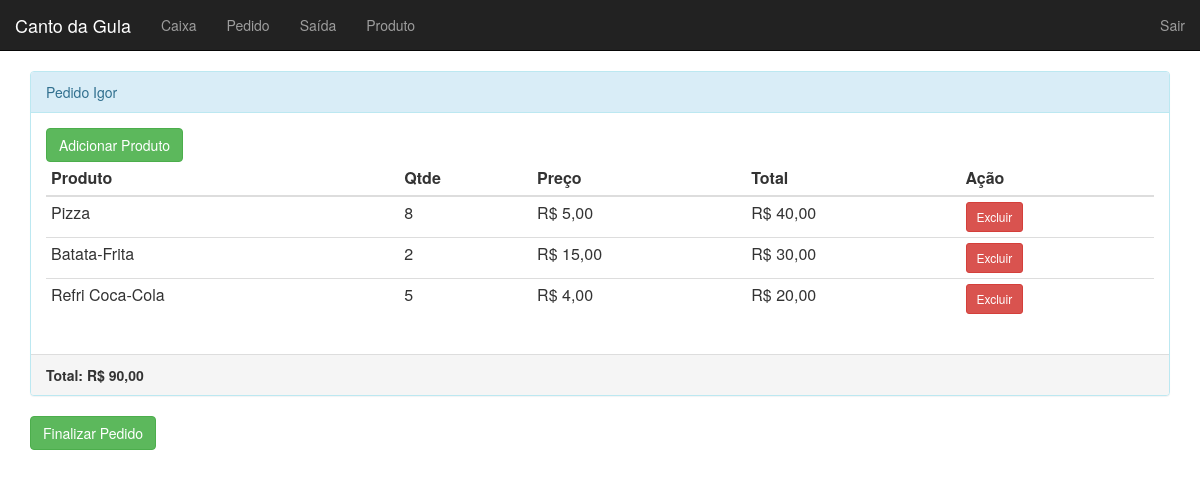
Page /pedido/ver/1 (signed in) on the committed database.
### tables this page shows
CREATE TABLE `pedido` (
  `id` int(11) NOT NULL AUTO_INCREMENT,
  `nome` varchar(30) DEFAULT NULL,
  `dt_pedido` date DEFAULT NULL,
  `valor_total` double DEFAULT NULL,
  `status` int(11) NOT NULL,
  `pagamento` varchar(10) DEFAULT NULL,
  PRIMARY KEY (`id`)
);

CREATE TABLE `pedido_produto` (
  `id` int(11) NOT NULL AUTO_INCREMENT,
  `id_pedido` int(11) NOT NULL,
  `id_produto` int(11) NOT NULL,
  `qtde` int(11) NOT NULL,
  PRIMARY KEY (`id`)
);

CREATE TABLE `produto` (
  `id` int(11) NOT NULL AUTO_INCREMENT,
  `nome` varchar(50) NOT NULL,
  `preco_venda` double NOT NULL,
  `preco_custo` double DEFAULT NULL,
  `status` tinyint(4) NOT NULL,
  `descricao` text,
  PRIMARY KEY (`id`)
);

### core/controller.php (called while the page is built, shortened)
<?php
class controller {
    public function loadTemplate($viewName, $viewData = array()){
        include 'views/template.php';
    }
    public function loadViewInTemplate($viewName, $viewData = array()){
        extract($viewData);
        include 'views/'.$viewName.'.php';
    }
}
?>

### controllers/pedidoController.php (called while the page is built, shortened)
<?php
class pedidoController extends controller {
    public function ver($id_pedido) {
        $dados = array(
            'pedido' => array()
        );
        $produto = new Produto();
        $dados['produtos'] = $produto->getProdutosPedido($id_pedido);
        $pedido = new Pedido();
        $dados['pedido'] = $pedido->getPedido($id_pedido);
        $this->loadTemplate('pedidoVer', $dados);
    }
}
?>

### core/core.php (called while the page is built, shortened)
<?php
class Core{
    public function run(){
        $url = (isset($_GET['q']))?"/".$_GET['q']:"";
        $params = array();
        if (!empty($url) && $url != '/') {
            $url = explode('/', $url);
            array_shift($url);
            array_shift($url);
            if (isset($url[0])) {
                    $currentAction = $url[0];
                    array_shift($url);
            } else {
                    $currentAction = 'index';
            }
            if (count($url) > 0) {
                    $params = $url;
            }
        } else {
            $currentController = 'homeController';
            $currentAction = 'index';
        }
        $c = new $currentController();
        call_user_func_array(array($c, $currentAction), $params);
    }
}
?>

### index.php (called while the page is built, shortened)
<?php
$core = new Core();
$core->run();
?>

### core/model.php (called while the page is built, shortened)
<?php
class model {
    public function __construct(){
        global $banco;
        $this->db = $banco;
    }
}
?>

### models/Pedido.php (called while the page is built, shortened)
<?php
class Pedido extends model {
    public function getPedido($id_pedido) {
        $array = array();
        $sql = "SELECT * FROM pedido WHERE id = '$id_pedido'";
        $sql = $this->db->query($sql);
        if ($sql->rowCount() > 0) {
            $array = $sql->fetch();
        }
        return $array;
    }
}

### models/Produto.php (called while the page is built, shortened)
<?php
class Produto extends model {
    public function getProdutosPedido($id_pedido){
        $array = array();
        $sql = "SELECT "
                . "pedido_produto.id, "
                . "pedido_produto.id_pedido, "
                . "pedido_produto.id_produto, "
                . "pedido_produto.qtde, "
                . "produto.nome, "
                . "produto.preco_venda, "
                . "produto.preco_custo, "
                . "produto.status, "
                . "produto.descricao "
                . "FROM pedido_produto "
                . "JOIN produto ON pedido_produto.id_produto = produto.id "
                . "WHERE pedido_produto.id_pedido = '$id_pedido'";
        $sql = $this->db->query($sql);
        if ($sql->rowCount() > 0) {
            $array = $sql->fetchAll();
        }
        return $array;
    }
}

### views/pedidoVer.php (the view, shortened to what this page needs)
<div class="row">
    <div class="col-md-12">
        <div class="panel panel-info">
            <div class="panel-heading">Pedido <?php echo $pedido['nome']; ?></div>
            <div class="panel-body">
                <a href="<?php echo BASE_URL."/pedido/adicionarProduto/".$pedido['id']; ?>" class="btn btn-success">Adicionar Produto</a>
                <table class="table table-condensed">
                    <thead>
                        <tr>
                            <th>Produto</th>
                            <th>Qtde</th>
                            <th>Preço</th>
                            <th>Total</th>
                            <th>Ação</th>
                        </tr>
                    </thead>
                    <tbody>
                        <?php foreach ($produtos as $produto): ?>
                        <tr>
                            <td><?php echo $produto['nome']; ?></td>
                            <td><?php echo $produto['qtde']; ?></td>
                            <td><?php echo "R$ ".number_format($produto['preco_venda'],2,',','.'); ?></td>
                            <?php
                            $totalp = $produto['qtde'] * $produto['preco_venda'];
                            ?>
                            <td><?php echo "R$ ".number_format($totalp,2,',','.'); ?></td>
                            <td>
                                <a href="<?php echo BASE_URL."/pedido/excluir/".$produto['id_pedido']."/".$produto['id_produto']."/".$produto['id']; ?>" class="btn btn-sm btn-danger">Excluir</a>
                            </td>
                        </tr>
                        <?php endforeach; ?>
                    </tbody>
                </table>
            </div>
            <div class="panel-footer">
                <b>Total: <?php echo "R$ ".  number_format($pedido['valor_total'],2,',','.'); ?></b>
            </div>
        </div>
        <a href="<?php echo BASE_URL."/pedido/finalizar/".$id_pedido; ?>" class="btn btn-success">Finalizar Pedido</a>
    </div>
</div>

### rows in the picture
pedido: nome "Igor", valor_total "90,00"
pedido_produto: id_produto.nome "Pizza", qtde "8", id_produto.preco_venda "5,00", qtde.preco_venda "40,00"
pedido_produto: id_produto.nome "Batata-Frita", qtde "2", id_produto.preco_venda "15,00", qtde.preco_venda "30,00"
pedido_produto: id_produto.nome "Refri Coca-Cola", qtde "5", id_produto.preco_venda "4,00", qtde.preco_venda "20,00"
